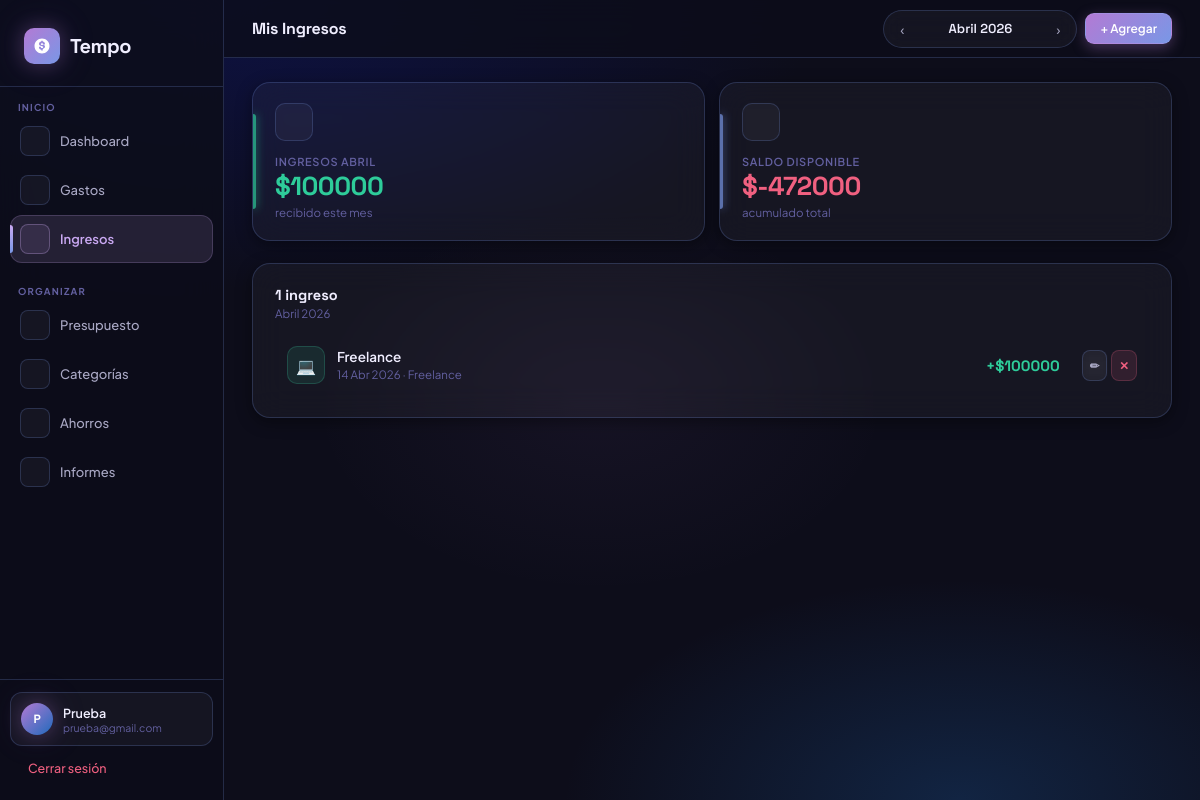
Page /ingresos/ (signed in) on the committed database.
### core/models.py (models this page shows, shortened)
class Ingreso(models.Model):
    usuario = models.ForeignKey(User, on_delete=models.CASCADE, related_name='ingresos')
    monto = models.DecimalField(max_digits=12, decimal_places=2)
    categoria = models.ForeignKey(CategoriaIngreso, on_delete=models.SET_NULL, null=True, related_name='ingresos')
    fecha = models.DateField(default=timezone.now)
    detalle = models.CharField(max_length=300, blank=True)
    creado_en = models.DateTimeField(auto_now_add=True)
    class Meta:
        ordering = ['-fecha', '-creado_en']

class CategoriaIngreso(models.Model):
    usuario = models.ForeignKey(User, on_delete=models.CASCADE, related_name='categorias_ingreso')
    nombre = models.CharField(max_length=100)
    icono = models.CharField(max_length=10, default='💰')
    class Meta:
        ordering = ['nombre']

### core/views.py (the view)
# urls.py: path('ingresos/', views.ingresos_view, name='ingresos'),
@login_required
def ingresos_view(request):
    hoy  = date.today()
    mes  = int(request.GET.get('mes', hoy.month))
    anio = int(request.GET.get('anio', hoy.year))
    ingresos = Ingreso.objects.filter(
        usuario=request.user, fecha__month=mes, fecha__year=anio
    ).select_related('categoria')
    categorias_ingreso = CategoriaIngreso.objects.filter(usuario=request.user)
    resumen = get_resumen_mes(request.user, mes, anio)
    mes_ant  = mes - 1 if mes > 1 else 12
    anio_ant = anio if mes > 1 else anio - 1
    mes_sig  = mes + 1 if mes < 12 else 1
    anio_sig = anio if mes < 12 else anio + 1
    return render(request, 'ingresos.html', {
        'ingresos': ingresos, 'categorias_ingreso': categorias_ingreso,
        'resumen': resumen,
        'mes': mes, 'anio': anio, 'mes_nombre': MESES[mes],
        'mes_ant': mes_ant, 'anio_ant': anio_ant,
        'mes_sig': mes_sig, 'anio_sig': anio_sig,
        'hoy': hoy.strftime('%Y-%m-%d'),
    })

### core/views.py (called while the page is built)
def get_resumen_mes(usuario, mes, anio):
    total_gastos = Gasto.objects.filter(
        usuario=usuario, fecha__month=mes, fecha__year=anio
    ).aggregate(t=Sum('monto'))['t'] or Decimal('0')
    total_ingresos = Ingreso.objects.filter(
        usuario=usuario, fecha__month=mes, fecha__year=anio
    ).aggregate(t=Sum('monto'))['t'] or Decimal('0')
    pt = PresupuestoTotal.objects.filter(usuario=usuario, mes=mes, anio=anio).first()
    presupuesto = pt.monto if pt else Decimal('0')
    saldo_acumulado = get_saldo_acumulado(usuario, mes, anio)
    return {
        'total_gastos':    total_gastos,
        'total_ingresos':  total_ingresos,
        'presupuesto':     presupuesto,
        'saldo':           saldo_acumulado,  # saldo real disponible
        'saldo_mes':       total_ingresos - total_gastos,  # solo del mes
    }

### templates/ingresos.html (shortened to what this page needs)
{% extends 'base.html' %}
{% block page_title %}Mis Ingresos{% endblock %}
{% block topbar_right %}
<div class="month-nav">
  <a href="?mes={{ mes_ant }}&anio={{ anio_ant }}" class="mnav-btn">‹</a>
  <span class="mnav-label">{{ mes_nombre }} {{ anio }}</span>
  <a href="?mes={{ mes_sig }}&anio={{ anio_sig }}" class="mnav-btn">›</a>
</div>
<button class="btn btn-primary btn-sm" onclick="openModal('mIngreso')">+ Agregar</button>
{% endblock %}
{% block content %}
<div class="grid grid-2 mb-5">
  <div class="stat-card c-mint fade-up">
    <div class="stat-icon c-mint"></div>
    <div class="stat-label">Ingresos {{ mes_nombre }}</div>
    <div class="stat-value c-green">${{ resumen.total_ingresos|floatformat:0 }}</div>
    <div class="stat-sub">recibido este mes</div>
  </div>
  <div class="stat-card c-blue fade-up">
    <div class="stat-icon c-blue"></div>
    <div class="stat-label">Saldo disponible</div>
    <div class="stat-value" style="color:{% if resumen.saldo >= 0 %}var(--mint){% else %}var(--red){% endif %};">${{ resumen.saldo|floatformat:0 }}</div>
    <div class="stat-sub">acumulado total</div>
  </div>
</div>
<div class="card">
  <div class="section-head mb-3">
    <div><div class="section-title">{{ ingresos.count }} ingreso{{ ingresos.count|pluralize:"s" }}</div><div class="section-sub">{{ mes_nombre }} {{ anio }}</div></div>
  </div>
  {% for i in ingresos %}
  <div class="row-item">
    <div class="row-icon" style="background:rgba(60,221,170,0.1);border-color:rgba(60,221,170,0.2);">{{ i.categoria.icono|default:'<i class="fi fi-rr-sack-dollar"></i>'|safe }}</div>
    <div style="flex:1;min-width:0;">
      <div class="truncate" style="font-size:13.5px;font-weight:600;">{% if i.detalle %}{{ i.detalle }}{% else %}{{ i.categoria.nombre }}{% endif %}</div>
      <div style="font-size:11.5px;color:var(--text3);margin-top:2px;">{{ i.fecha|date:"d M Y" }} · {{ i.categoria.nombre }}</div>
    </div>
    <div style="font-family:'Space Grotesk',sans-serif;font-weight:700;color:var(--mint);font-size:15px;margin-right:10px;">+${{ i.monto|floatformat:0 }}</div>
    <div class="flex gap-1">
      <button class="btn btn-secondary btn-xs btn-icon" onclick="editarIngreso({{ i.pk }},'{{ i.monto }}','{{ i.categoria.pk }}','{{ i.fecha|date:"Y-m-d" }}','{{ i.detalle|escapejs }}')">✏</button>
      <form method="post" action="{% url 'eliminar_ingreso' i.pk %}"
            data-confirm="Se eliminará el ingreso de ${{ i.monto|floatformat:0 }} ({{ i.fecha|date:'d M Y' }})."
            data-title="¿Eliminar ingreso?" data-emoji='<i class="fi fi-rr-sack-dollar"></i>'
        {% csrf_token %}<button type="submit" class="btn btn-danger btn-xs btn-icon">✕</button>
      </form>
    </div>
  </div>
  {% empty %}
  <div class="empty"><div class="empty-emoji"><i class="fi fi-rr-sack-dollar"></i></div><div class="empty-msg">Sin ingresos este mes.</div></div>
  {% endfor %}
</div>
{% endblock %}

### templates/base.html (shortened to what this page needs)
<!DOCTYPE html>
<html lang="es">
<head>
  {% load static %}
  <link rel="stylesheet" href="{% static 'css/tempo.css' %}">
  <link rel='stylesheet' href='https://cdn-uicons.flaticon.com/2.6.0/uicons-regular-rounded/css/uicons-regular-rounded.css'>
  <link rel='stylesheet' href='https://cdn-uicons.flaticon.com/2.6.0/uicons-bold-rounded/css/uicons-bold-rounded.css'>
  <link rel='stylesheet' href='https://cdn-uicons.flaticon.com/2.6.0/uicons-solid-rounded/css/uicons-solid-rounded.css'>
  <link rel="stylesheet" href="https://cdn-uicons.flaticon.com/uicons-regular-rounded/css/uicons-regular-rounded.css">
  <link rel="stylesheet" href="https://cdn-uicons.flaticon.com/uicons-solid-rounded/css/uicons-solid-rounded.css">
</head>
<body>
{% if user.is_authenticated %}
<aside class="sidebar" id="sidebar">
  <div class="sidebar-top">
    <a href="{% url 'dashboard' %}" class="brand">
      <div class="brand-mark">
      </div>
      <span class="brand-wordmark">Tempo</span>
    </a>
  </div>
  <nav class="nav">
    <div class="nav-group">
      <div class="nav-group-label">Inicio</div>
      <a href="{% url 'dashboard' %}" class="nav-link {% if request.resolver_match.url_name == 'dashboard' %}active{% endif %}">
        <div class="nav-icon"></div> Dashboard
      </a>
      <a href="{% url 'gastos' %}" class="nav-link {% if 'gasto' in request.resolver_match.url_name %}active{% endif %}">
        <div class="nav-icon"></div> Gastos
      </a>
      <a href="{% url 'ingresos' %}" class="nav-link {% if 'ingreso' in request.resolver_match.url_name %}active{% endif %}">
        <div class="nav-icon"></div> Ingresos
      </a>
    </div>
    <div class="nav-group">
      <div class="nav-group-label">Organizar</div>
      <a href="{% url 'presupuesto' %}" class="nav-link {% if 'presupuesto' in request.resolver_match.url_name %}active{% endif %}">
        <div class="nav-icon"></div> Presupuesto
      </a>
      <a href="{% url 'categorias' %}" class="nav-link {% if 'categoria' in request.resolver_match.url_name %}active{% endif %}">
        <div class="nav-icon"></div> Categorías
      </a>
      <a href="{% url 'ahorros' %}" class="nav-link {% if 'ahorro' in request.resolver_match.url_name %}active{% endif %}">
        <div class="nav-icon"></div> Ahorros
      </a>
      <a href="{% url 'informes' %}" class="nav-link {% if 'informe' in request.resolver_match.url_name %}active{% endif %}">
        <div class="nav-icon"></div> Informes
      </a>
    </div>
  </nav>
  <div class="sidebar-footer">
    <div class="user-pill">
      <div class="avatar">{{ user.first_name|first|upper }}{% if user.last_name %}{{ user.last_name|first|upper }}{% endif %}</div>
      <div class="user-meta">
        <div class="user-name">{{ user.first_name|default:user.username }}</div>
        <div class="user-email">{{ user.email }}</div>
      </div>
    </div>
    <a href="{% url 'logout' %}" class="logout-link">
      Cerrar sesión
    </a>
  </div>
</aside>
<div class="main">
  <header class="topbar">
    <div class="flex-center gap-3">
      <span class="page-heading">{% block page_title %}Tempo{% endblock %}</span>
    </div>
    <div class="flex-center gap-2">{% block topbar_right %}{% endblock %}</div>
  </header>
  <div class="content">{% block content %}{% endblock %}</div>
</div>
{% else %}
{% block auth_content %}{% endblock %}
{% endif %}
</body>
</html>

### rows in the picture
Ingreso: categoria.icono "💻", categoria.nombre "Freelance", fecha "14 Abr 2026", monto "100000"

### other values in the picture
{{ user.first_name|first|upper }} "P"
{{ user.first_name|default:user.username }} "Prueba"
{{ user.email }} "prueba@gmail.com"
{{ mes_nombre }} "Abril"
{{ anio }} "2026"
{{ mes_nombre }} "ABRIL"
{{ resumen.total_ingresos|floatformat:0 }} "100000"
{{ resumen.saldo|floatformat:0 }} "-472000"
{{ ingresos.count }} "1"
